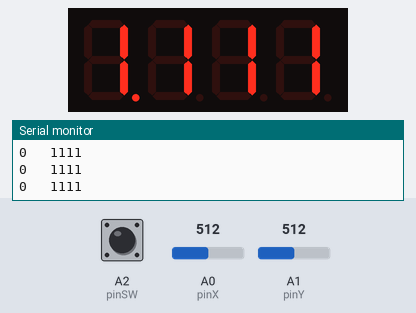
Bench run of a sketch on a simulated Arduino Uno, built with avr-gcc and run on an emulated ATmega328P. On the bench: 4-digit seven-segment display, the last lines printed to the serial monitor. Wiring (inferred from the names in the program): 4-digit 7-segment display, segments lit when HIGH: segments pin 12, pin 8, pin 5, pin 3, pin 2, pin 11, pin 6, pin 4; digit selects pin 7, pin 9, pin 10, pin 13. The test bench sets the inputs (shaded band); at power-on: A2 (pinSW) HIGH, A0 (pinX) = 512, A1 (pinY) = 512. The segment pins are drawn as the display they are named for.

Above: at 1.2 s.
1.3 s: A2 (pinSW) pulled LOW for 0.15 s
2.0 s: A0 (pinX) set to 610
At 2.47 s:
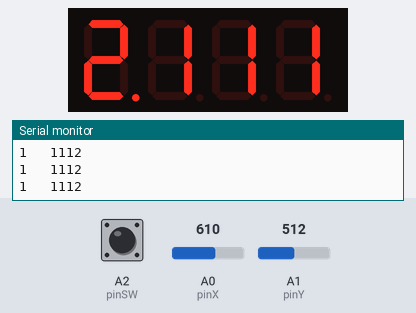
Timing chart, 0 to 5.0 s (numbered marks = the images above; inputs shaded):
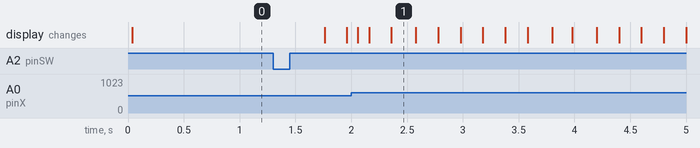

Measured:
- after the input at 2.0 s, the display: changes after 0.06 s (image 1)

The sketch:

7segment_joystick.ino
```cpp
///////7segment 4 digit joystick//////
/////////good version////////!!!!!!!!!!
// declare all the joystick pins
const int pinSW = A2; // digital pin connected to switch output
const int pinX = A0; // A0 - analog pin connected to X output
const int pinY = A1; // A1 - analog pin connected to Y output
// declare all the segments pins
const int pinA = 12;
const int pinB = 8;
const int pinC = 5;
const int pinD = 3;
const int pinE = 2;
const int pinF = 11;
const int pinG = 6;
const int pinDP = 4;
const int pinD1 = 7;
const int pinD2 = 9;
const int pinD3 = 10;
const int pinD4 = 13;
const int segSize = 8;
const int noOfDisplays = 4;
const int noOfDigits = 10;
//dp on or off
int dpState = LOW;
// segments array, similar to before
int segments[segSize] = {
pinA, pinB, pinC, pinD, pinE, pinF, pinG, pinDP
};
// digits array, to switch between them easily
int digits[noOfDisplays] = {
pinD1, pinD2, pinD3, pinD4
};
byte digitMatrix[noOfDigits][segSize - 1] = {
// a b c d e f g
{1, 1, 1, 1, 1, 1, 0}, // 0
{0, 1, 1, 0, 0, 0, 0}, // 1
{1, 1, 0, 1, 1, 0, 1}, // 2
{1, 1, 1, 1, 0, 0, 1}, // 3
{0, 1, 1, 0, 0, 1, 1}, // 4
{1, 0, 1, 1, 0, 1, 1}, // 5
{1, 0, 1, 1, 1, 1, 1}, // 6
{1, 1, 1, 0, 0, 0, 0}, // 7
{1, 1, 1, 1, 1, 1, 1}, // 8
{1, 1, 1, 1, 0, 1, 1} // 9
};

void displayNumber(byte digit, byte decimalPoint) {
for (int i = 0; i < segSize - 1; i++) {
digitalWrite(segments[i], digitMatrix[digit][i]);
}
// write the decimalPoint to DP pin
digitalWrite(segments[segSize - 1], decimalPoint);
}
// activate the display no. received as param
void showDigit(int num) {
for (int i = 0; i < noOfDisplays; i++) {
digitalWrite(digits[i], HIGH);
}
digitalWrite(digits[num], LOW);
}


///joystick variables
int swState = 0;
int lastSwState = 0;
int modifyState = 1;
int xValue = 0;
int yValue = 0;

bool joyMovedX = false;
bool joyMovedY = false;
int digit = 0;
int minThreshold = 400;
int maxThreshold = 600;


int unit=1;
int currentNumber=1111;
unsigned long lastDebounceTime = 0;
unsigned long debounceDelay = 50;
bool modify = 0;

unsigned long lastBlinkTime =0;
unsigned long blinkDelay = 200;

void setup() {
  Serial.begin(9600);
  // joystick initialization
  for (int i = 0; i < segSize; i++) {
     pinMode(segments[i], OUTPUT);
  }
  pinMode(pinSW, INPUT_PULLUP);

  displayNumber(digit, dpState); // initial value displayed

  /////7seg initialization
  for (int i = 0; i < segSize - 1; i++)
{
pinMode(segments[i], OUTPUT);
}
for (int i = 0; i < noOfDisplays; i++)
{
pinMode(digits[i], OUTPUT);
}
}


void loop() {
  xValue = analogRead(pinX);
  yValue = analogRead(pinY);
  // On Ox axis, if the value is lower than a chosen min threshold, then
  // decrease by 1 the digit value.
  if (xValue < minThreshold && joyMovedX == false && modifyState == 1) {
    if (currentNumber%(unit*10)/unit > 0) {
      currentNumber= currentNumber-unit;
    } else {
      currentNumber=currentNumber+9*unit;
    }
    joyMovedX = true;
  }
  if (yValue > maxThreshold && joyMovedY == false && modifyState == 0) {
    if (unit > 1) {
      unit/=10;
    } else {
      unit = 1000;
    }
    joyMovedY = true;
  }
  // On Ox axis, if the value is bigger than a chosen max threshold, then
   // increase by 1 the digit value
  if (xValue > maxThreshold && joyMovedX == false && modifyState == 1) {
  if (currentNumber%(10*unit)/unit < 9) {
    currentNumber=currentNumber+unit;
  } else {
    currentNumber=currentNumber-9*unit;
  }
  joyMovedX = true;
  }
  if (yValue < minThreshold && joyMovedY == false && modifyState == 0) {
  if (unit < 1000) {
    unit*=10;
  } else {
    unit = 1;
  }
  joyMovedY = true;
  }
  if (xValue >= minThreshold && xValue <= maxThreshold) {
    joyMovedX = false;
  }
  if (yValue >= minThreshold && yValue <= maxThreshold) {
    joyMovedY = false;
  }
  ///////debounce.
  int reading = digitalRead(pinSW);
  if (reading != lastSwState) {
    lastDebounceTime = millis();
  }

  if((millis() - lastDebounceTime) > debounceDelay){
   if(reading != swState){
    swState = reading;
    if( swState == HIGH){
      modifyState = !modifyState;
    }
   }
  }
  Serial.print(modifyState);
  Serial.print("   ");
  Serial.println(currentNumber);

  lastSwState = reading;
  int number;
  int digit;
  int lastDigit;
  number = currentNumber;
  digit = 0;
  int cursorPosition =1;
  do  {
  lastDigit = number % 10; // get the last digit
  showDigit(digit);
  if(unit == cursorPosition){
    if(modifyState==1){
      if(millis()-lastBlinkTime < blinkDelay)
        displayNumber(lastDigit, HIGH);
      else if(millis()-lastBlinkTime > blinkDelay)
        displayNumber(lastDigit, LOW);
      if(millis() - lastBlinkTime > blinkDelay*2)
         lastBlinkTime=millis();
    }
    else{
      displayNumber(lastDigit, HIGH);
    }
  }
  else
    displayNumber(lastDigit, LOW);
  // increase this delay to see multiplexing in action. At about 100 it
  //becomes obvious
  delay(2);
  digit++; // move to next display
  cursorPosition*=10;
  number = number / 10;
}while(number != 0);

  //displayNumber(digit, dpState);
  delay(1);
}
```
